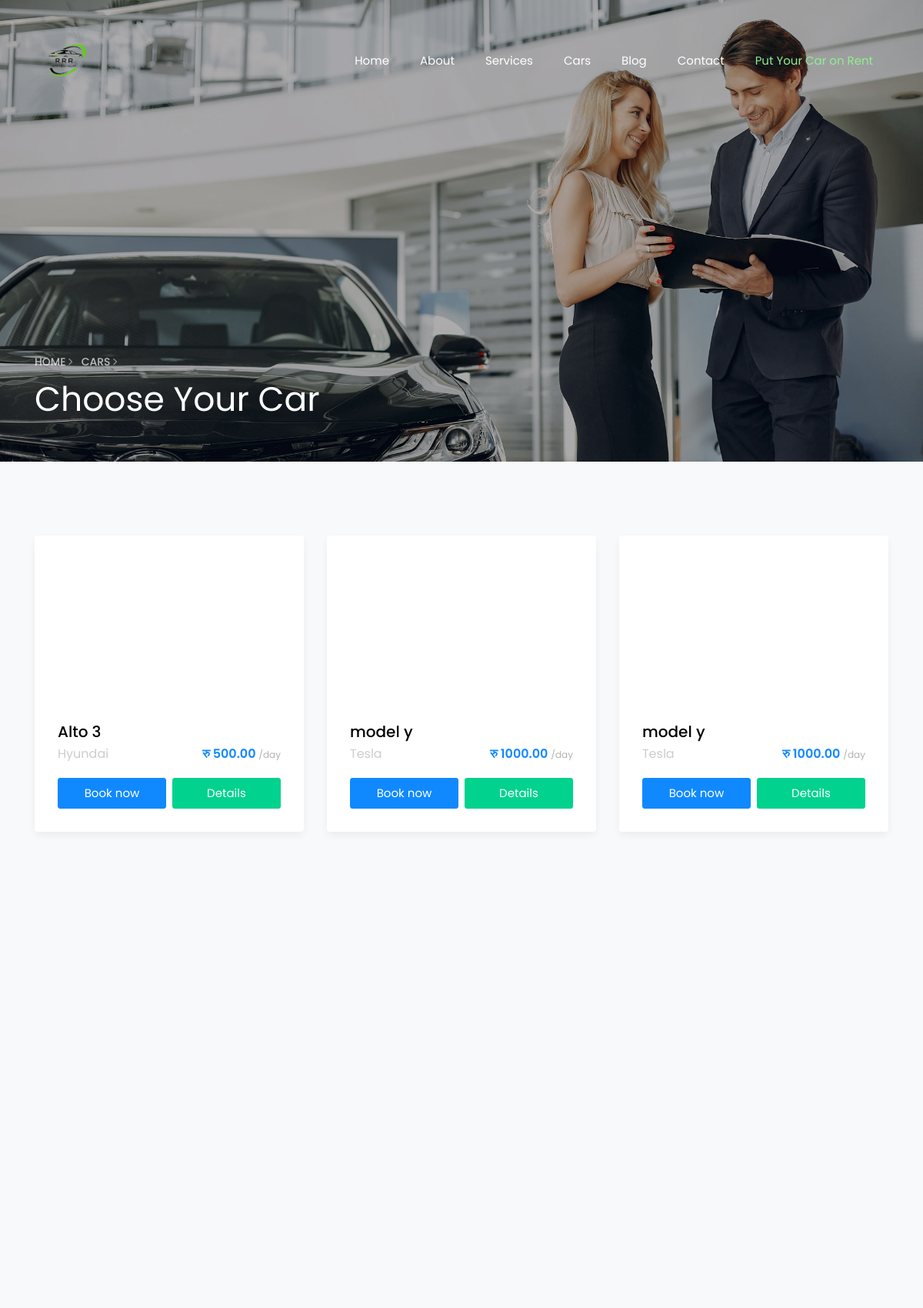
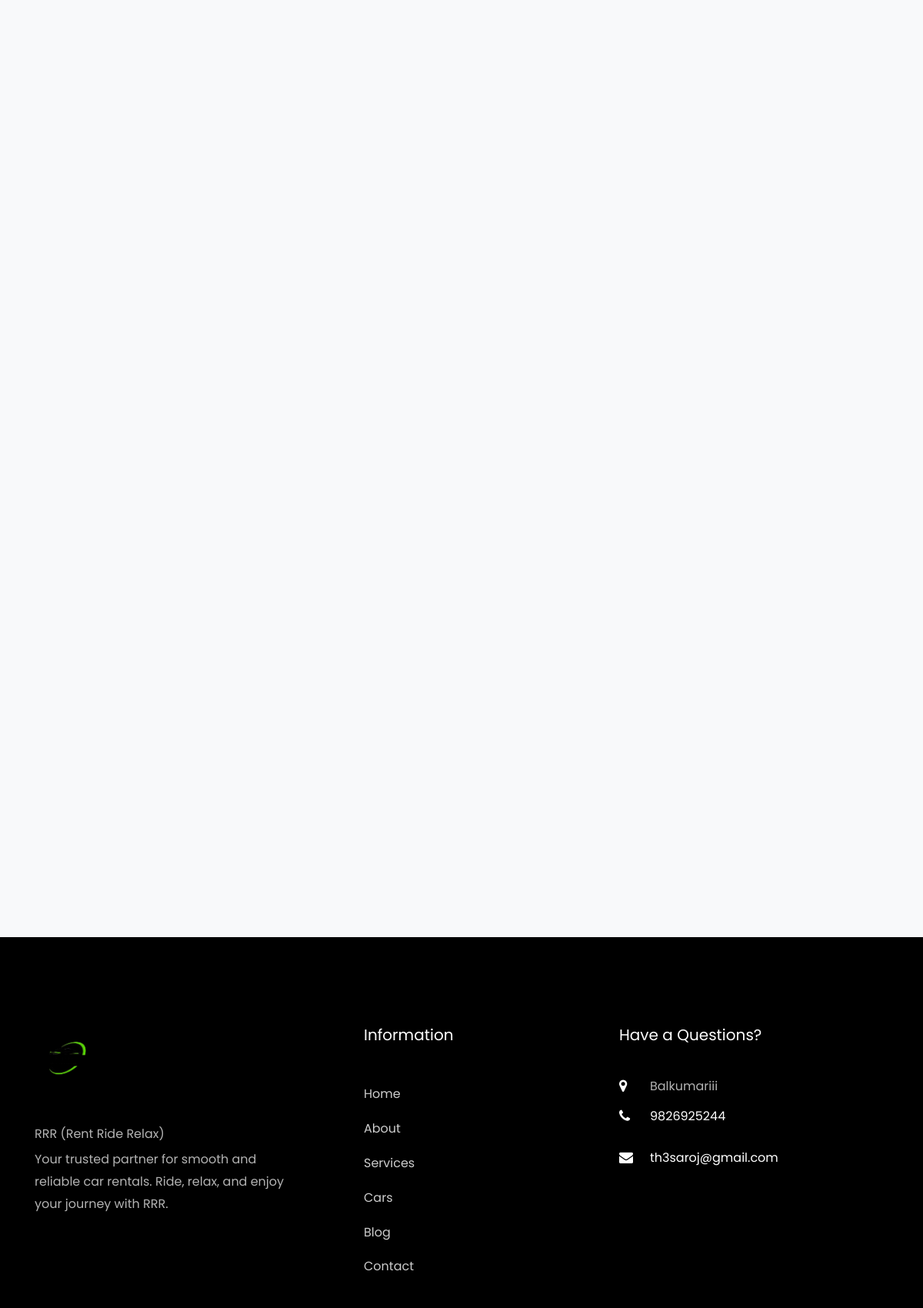
The page /car/ (upper part) on the database its author committed (2 pictures, top to bottom).
### app/models.py (models this page shows, shortened)
class Vehicle(models.Model):
    car_brand = models.CharField(max_length=100)
    car_model = models.CharField(max_length=100)
    price_per_day = models.DecimalField(max_digits=8, decimal_places=2)
    features = models.ManyToManyField(Feature, blank=True)
    description = models.TextField(blank=True, null=True)
    image = models.ImageField(upload_to='vehicles/')
    mileage = models.PositiveIntegerField( blank=True)
    transmission = models.CharField(max_length=50 , blank=True, choices=[
        ('manual', 'Manual'),
        ('automatic', 'Automatic'),
    ])
    seats = models.PositiveIntegerField()
    luggage_capacity = models.PositiveIntegerField(help_text="Luggage capacity in liters")

class ContactDetail(models.Model):
    address = models.CharField(max_length=255)
    phone = models.CharField(max_length=20)
    email = models.EmailField()
    twitter = models.URLField(blank=True, null=True)
    facebook = models.URLField(blank=True, null=True)
    instagram = models.URLField(blank=True, null=True)

### app/views.py (the view)
# urls.py: path('car/', views.car, name='car'),
def car(request):
    vehicles = Vehicle.objects.all()
    accepted_rentals = CarRentalRequest.objects.filter(status='accepted')
    return render(request, 'frontend/car.html', {
        'vehicles': vehicles,
        'accepted_rentals': accepted_rentals
    })

### app/context_processors.py (called while the page is built)
def contact_detail(request):
    detail = ContactDetail.objects.first()
    return {'contact_detail': detail}

### templates/frontend/car.html (shortened to what this page needs)
{% extends 'base/base.html' %}
{% load static %}
{% block content %}
<section class="hero-wrap hero-wrap-2 js-fullheight" style="background-image: url({% static 'images/bg_3.jpg' %});" data-stellar-background-ratio="0.5">
  <div class="overlay"></div>
  <div class="container">
    <div class="row no-gutters slider-text js-fullheight align-items-end justify-content-start">
      <div class="col-md-9 ftco-animate pb-5">
        <p class="breadcrumbs">
          <span class="mr-2"><a href="{% url 'index' %}">Home <i class="ion-ios-arrow-forward"></i></a></span>
          <span>Cars <i class="ion-ios-arrow-forward"></i></span>
        </p>
        <h1 class="mb-3 bread">Choose Your Car</h1>
      </div>
    </div>
  </div>
</section>
<section class="ftco-section bg-light">
  <div class="container">
    <div class="row">
      {% for vehicle in vehicles %}
      <div class="col-md-4">
        <div class="car-wrap rounded ftco-animate">
          <div class="img rounded d-flex align-items-end" style="background-image: url('{{ vehicle.image.url }}');"></div>
          <div class="text">
            <h2 class="mb-0">
              <a href="{% url 'car_single' 'admin' vehicle.id %}">{{ vehicle.car_model }}</a>
            </h2>
            <div class="d-flex mb-3">
              <span class="cat">{{ vehicle.car_brand }}</span>
              <p class="price ml-auto">रु {{ vehicle.price_per_day }} <span>/day</span></p>
            </div>
            <p class="d-flex mb-0 d-block">
              <a href="{% url 'book_vehicle' vehicle.id %}" class="btn btn-primary py-2 mr-1">Book now</a>
              <a href="{% url 'car_single' 'admin' vehicle.id %}" class="btn btn-secondary py-2 ml-1">Details</a>
            </p>
          </div>
        </div>
      </div>
      {% endfor %}
{% for rental in accepted_rentals %}
<div class="col-md-4">
</div>
{% endfor %}
  </div>
</section>
{% endblock %}

### templates/base/base.html (shortened to what this page needs)
{% load static %}
<!DOCTYPE html>
<html lang="en">
<head>
  <link rel="stylesheet" href="{% static 'css/open-iconic-bootstrap.min.css' %}">
  <link rel="stylesheet" href="{% static 'css/animate.css' %}">
  <link rel="stylesheet" href="{% static 'css/owl.carousel.min.css' %}">
  <link rel="stylesheet" href="{% static 'css/owl.theme.default.min.css' %}">
  <link rel="stylesheet" href="{% static 'css/magnific-popup.css' %}">
  <link rel="stylesheet" href="{% static 'css/aos.css' %}">
  <link rel="stylesheet" href="{% static 'css/ionicons.min.css' %}">
  <link rel="stylesheet" href="{% static 'css/bootstrap-datepicker.css' %}">
  <link rel="stylesheet" href="{% static 'css/jquery.timepicker.css' %}">
  <link rel="stylesheet" href="{% static 'css/flaticon.css' %}">
  <link rel="stylesheet" href="{% static 'css/icomoon.css' %}">
  <link rel="stylesheet" href="{% static 'css/style.css' %}">
</head>
<body>
<nav class="navbar navbar-expand-lg navbar-dark ftco_navbar bg-dark ftco-navbar-light" id="ftco-navbar">
  <div class="container">
    <a class="navbar-brand" href="{% url 'index' %}">
      <img src="{% static 'images/logo.png' %}" alt="Carbook Logo" style="max-height: 90px;">
    </a>
    <div class="collapse navbar-collapse" id="ftco-nav">
      <ul class="navbar-nav ml-auto">
        <li class="nav-item"><a href="{% url 'index' %}" class="nav-link">Home</a></li>
        <li class="nav-item"><a href="{% url 'about' %}" class="nav-link">About</a></li>
        <li class="nav-item"><a href="{% url 'servicess' %}" class="nav-link">Services</a></li>
        <li class="nav-item"><a href="{% url 'car' %}" class="nav-link">Cars</a></li>
        <li class="nav-item"><a href="{% url 'blog_list' %}" class="nav-link">Blog</a></li>
        <li class="nav-item"><a href="{% url 'contact' %}" class="nav-link">Contact</a></li>
        <li class="nav-item">
          <a href="{% url 'put_car_on_rent' %}" class="nav-link" style="color: #90ee90;">Put Your Car on Rent</a>
        </li>
      </ul>
    </div>
  </div>
</nav>
  <main>
    {% block content %}
    {% endblock %}
  </main>
<footer class="ftco-footer ftco-bg-dark ftco-section">
  <div class="container">
    <div class="row mb-5">
      <div class="col-md">
        <div class="ftco-footer-widget mb-4">
          <h2 class="ftco-heading-2">
            <img src="{% static 'images/logo.png' %}" alt="Carbook Logo" style="max-height: 90px;">
          </h2>
          <p class="fw-bold mb-1">RRR (Rent Ride Relax)</p>
          <p class="mb-3 fst-italic">
            Your trusted partner for smooth and reliable car rentals. Ride, relax, and enjoy your journey with RRR.
          </p>
          <ul class="ftco-footer-social list-unstyled d-flex gap-3">
          </ul>
        </div>
      </div>
      <div class="col-md">
        <div class="ftco-footer-widget mb-4 ml-md-5">
          <h2 class="ftco-heading-2">Information</h2>
          <ul class="list-unstyled">
            <li><a href="{% url 'index' %}" class="py-2 d-block">Home</a></li>
            <li><a href="{% url 'about' %}" class="py-2 d-block">About</a></li>
            <li><a href="{% url 'servicess' %}" class="py-2 d-block">Services</a></li>
            <li><a href="{% url 'car' %}" class="py-2 d-block">Cars</a></li>
            <li><a href="{% url 'blog_list' %}" class="py-2 d-block">Blog</a></li>
            <li><a href="{% url 'contact' %}" class="py-2 d-block">Contact</a></li>
          </ul>
        </div>
      </div>
      <div class="col-md">
        <div class="ftco-footer-widget mb-4">
          <h2 class="ftco-heading-2">Have a Questions?</h2>
          <div class="block-23 mb-3">
            <ul>
              {% if contact_detail and contact_detail.address %}
              <li>
                <span class="icon icon-map-marker"></span>
                <span class="text">{{ contact_detail.address }}</span>
              </li>
              {% endif %}
              {% if contact_detail and contact_detail.phone %}
              <li>
                <a href="tel:{{ contact_detail.phone }}">
                  <span class="icon icon-phone"></span>
                  <span class="text">{{ contact_detail.phone }}</span>
                </a>
              </li>
              {% endif %}
              {% if contact_detail and contact_detail.email %}
              <li>
                <a href="mailto:{{ contact_detail.email }}">
                  <span class="icon icon-envelope"></span>
                  <span class="text">{{ contact_detail.email }}</span>
                </a>
              </li>
              {% endif %}
            </ul>
          </div>
        </div>
      </div>
    </div>
  </div>
</footer>
</body>
</html>

### static/css/icomoon.css (style rules this page uses)
[class^="icon-"], [class*=" icon-"] { font-family: 'icomoon' !important; speak: none; font-style: normal; font-weight: normal; font-variant: normal; text-transform: none; line-height: 1; -webkit-font-smoothing: antialiased; -moz-osx-font-smoothing: grayscale; }
.icon-map-marker:before { content: "\f041"; }
.icon-phone:before { content: "\f095"; }
.icon-envelope:before { content: "\f0e0"; }

### rows shown on the page
Vehicle: car_model "Alto 3", car_brand "Hyundai", price_per_day "500.00"
Vehicle: car_model "model y", car_brand "Tesla", price_per_day "1000.00"
Vehicle: car_model "model y", car_brand "Tesla", price_per_day "1000.00"
ContactDetail: address "Balkumariii", phone "9826925244", email "th3saroj@gmail.com"
